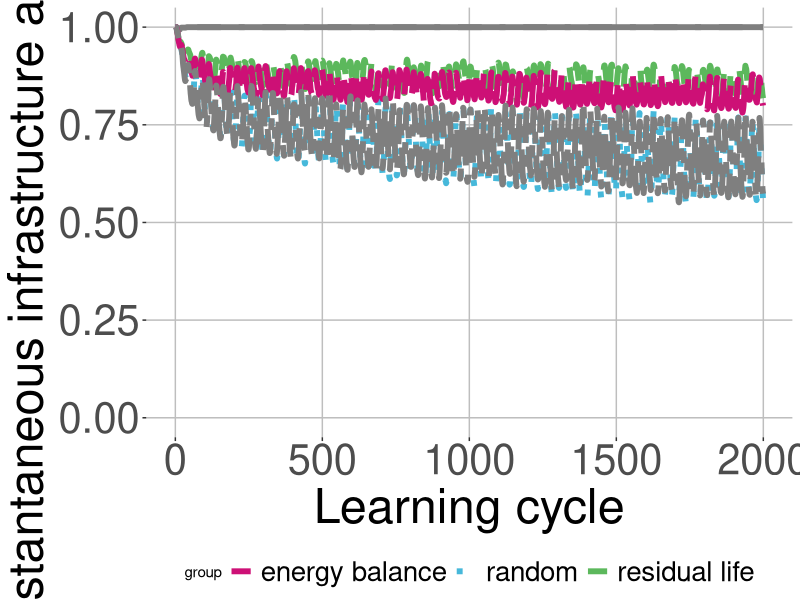

The R script that drew this image:
# execute all lines: ctrl + shift + enter

library(ggplot2)

# set working directory here
setwd(dirname(rstudioapi::getSourceEditorContext()$path))

overall <- read.table("exp_assembly_overall_energy_template.txt", 
                      header = F,
                      sep = " ",
                      col.names= c("overallx", "overally")
)

random <- read.table("exp_assembly_random.txt", 
                     header = F,
                     sep = " ",
                     col.names= c("randomx", "randomy")
)

res <- read.table("exp_assembly_residual_life_template.txt", 
                  header = F,
                  sep = " ",
                  col.names= c("resx","resy")
)

local <- read.table("exp_assembly_local_energy_template.txt", 
                    header = F,
                    sep = " ",
                    col.names= c("locx","locy")
)

learning <- read.table("exp_assembly_fair_energyBP.txt", 
                       header = F,
                       sep = " ",
                       col.names= c("enx","eny")
)

qos <- read.table("exp_assembly_QoS.txt", 
                  header = F,
                  sep = " ",
                  col.names= c("qosx","qosy")
)


overall_x <- overall$overallx
overall_y <- overall$overally

random_y <- random$randomy
res_y <- res$resy
local_y <- local$locy
energyAware_y <- learning$eny
qos_y <- qos$qosy

head(overall)

colors <- c("global energy" = "#EEA236", "local energy"="gray64", "residual life" = "#5CB85C", "energy balance"="deeppink3", "random" = "#46B8DA", "QoS-aware"="#FF0000")

g = ggplot(data=local, aes(x=overall_x, col = group)) + 
  
  geom_line(aes(y = overall_y, color = "overall",linetype=b), size = 2, linetype="solid") +
  geom_line(aes(y = res_y, color = "residual life"), size = 2, linetype="dashed") +
  geom_line(aes(y = random_y, color = "random"), size = 2, linetype="dotted") +
  geom_line(aes(y = local_y, color = "local"), size = 2, linetype="dotdash") +
  geom_line(aes(y = energyAware_y, color = "energy balance"), size = 2, linetype="longdash") +
  geom_line(aes(y = qos_y, color = "qos"), size = 2, linetype="twodash")  +
  ylim(0, 1.0) +
  
  labs(x = "Learning cycle",
       y = "Instantaneous infrastructure availability") +

  scale_color_manual(values = colors)

  g+theme(panel.background = element_rect(fill="white"),
          panel.grid.minor.y = element_line(size=2),
          panel.grid.major = element_line(colour = "gray"),
          plot.background = element_rect(fill="white"),
          axis.text=element_text(size=30),
          axis.title=element_text(size=35),
          legend.position = "bottom",
          legend.text = element_text(size = 20) ) + 
    
    guides(colour = guide_legend(nrow = 1))
                                               
